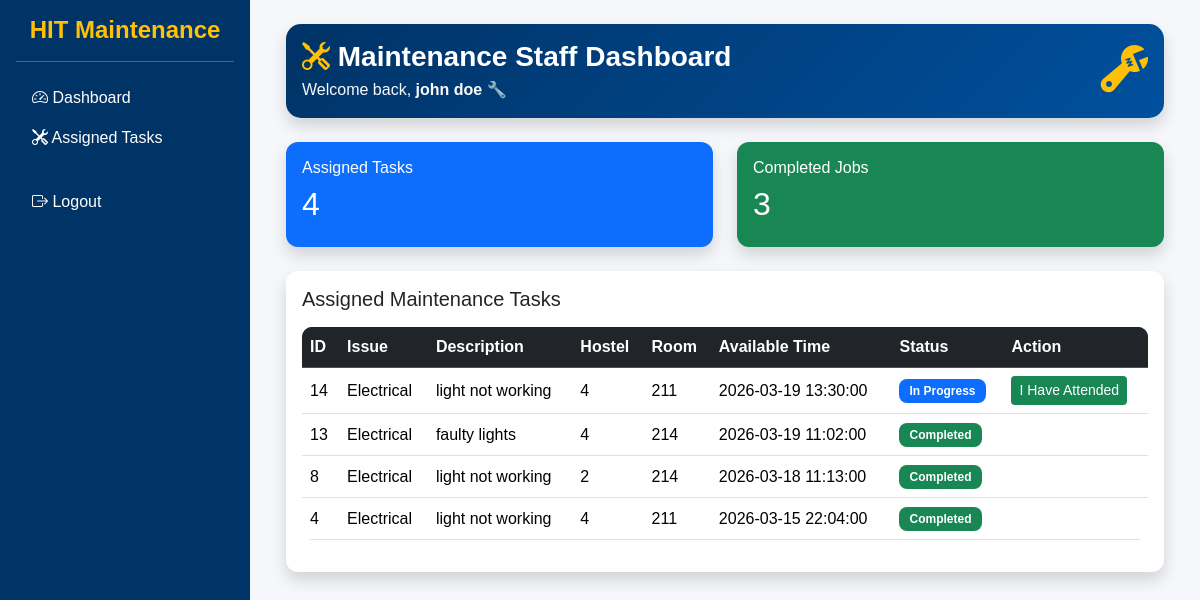
Before: /hostel-maintenance-portal/staff/dashboard.php (signed in) with the older database file.
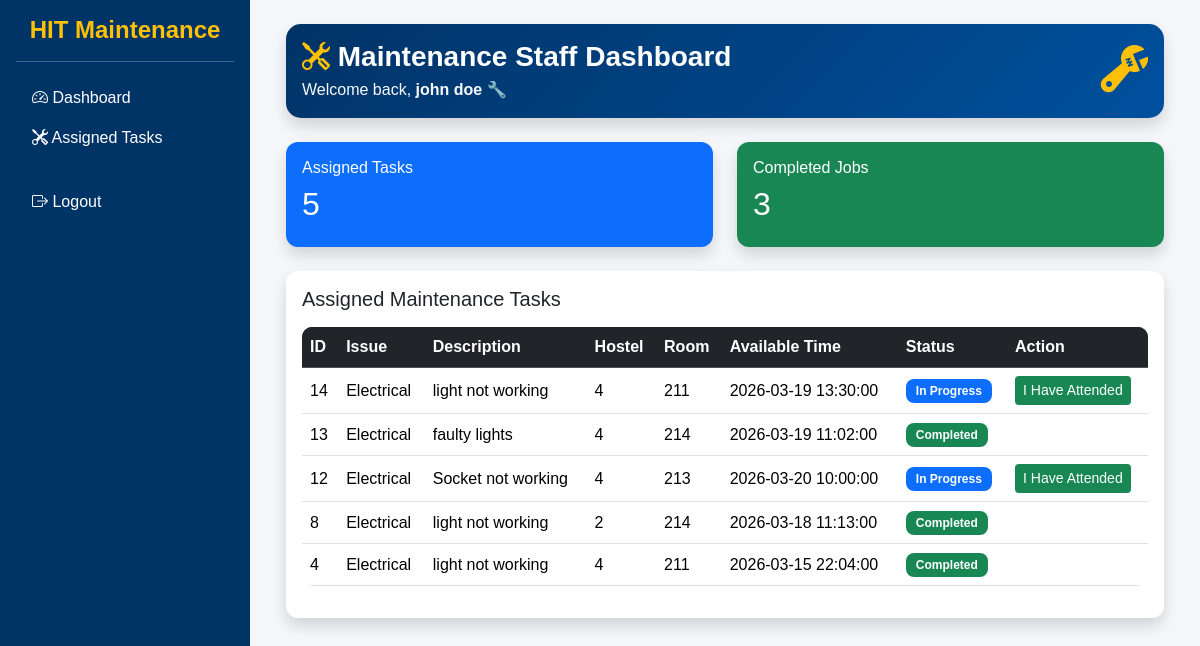
After: the same page with the newer database file.
### tables this page shows
CREATE TABLE `requests` (
  `id` int(11) NOT NULL,
  `student_id` int(11) DEFAULT NULL,
  `issue_type_id` int(11) DEFAULT NULL,
  `hostel` varchar(50) DEFAULT NULL,
  `room` varchar(20) DEFAULT NULL,
  `description` text DEFAULT NULL,
  `available_time` datetime DEFAULT NULL,
  `status` enum('pending','in_progress','completed') DEFAULT 'pending',
  `assigned_staff` int(11) DEFAULT NULL,
  `created_at` timestamp NOT NULL DEFAULT current_timestamp(),
  `technician_arrived` tinyint(1) DEFAULT NULL,
  `rating` int(11) DEFAULT NULL
);

CREATE TABLE `issue_types` (
  `id` int(11) NOT NULL,
  `issue_name` varchar(50) DEFAULT NULL
);

### hostel-maintenance-portal/staff/dashboard.php (the view, shortened to what this page needs)
<?php
require_once(__DIR__ . "/../config/database.php");
$user_id = $_SESSION['user_id'];
$staff_query = "SELECT * FROM staff WHERE user_id='$user_id'";
$staff_result = $conn->query($staff_query);
$staff = $staff_result->fetch_assoc();
$staff_id = $staff['id'];
$sql = "SELECT requests.*, issue_types.issue_name
        FROM requests
        JOIN issue_types ON requests.issue_type_id = issue_types.id
        WHERE assigned_staff='$staff_id'
        ORDER BY created_at DESC";
$result = $conn->query($sql);
$completed_tasks = $conn->query("SELECT COUNT(*) AS total
                                 FROM requests
                                 WHERE assigned_staff='$staff_id'
                                 AND status='completed'")
                         ->fetch_assoc()['total'];
?>
<?php include("../includes/header.php"); ?>
<?php include("../includes/sidebar.php"); ?>
<div class="container-fluid">
<div class="card shadow border-0 mb-4 text-white"
style="background: linear-gradient(135deg, #003366, #00509E); border-radius:15px;">
<div class="card-body d-flex justify-content-between align-items-center">
<div>
<h3 class="mb-1 fw-bold text-white">
    <i class="bi bi-tools text-warning"></i> Maintenance Staff Dashboard
</h3>
<p class="mb-0 text-light">
Welcome back, <strong><?php echo $_SESSION['name']; ?></strong> 🔧
</p>
</div>
<i class="bi bi-wrench-adjustable display-5 text-warning"></i>
</div>
</div>
<div class="row g-4 mb-4">
<div class="col-md-6">
<div class="card bg-primary text-white shadow border-0">
<div class="card-body">
<h6>Assigned Tasks</h6>
<h2><?php echo $result->num_rows; ?></h2>
</div>
</div>
</div>
<div class="col-md-6">
<div class="card bg-success text-white shadow border-0">
<div class="card-body">
<h6>Completed Jobs</h6>
<h2><?php echo $completed_tasks; ?></h2>
</div>
</div>
</div>
</div>
<div class="card shadow border-0">
<div class="card-body">
<h5 class="mb-3">Assigned Maintenance Tasks</h5>
<div class="table-responsive">
<table class="table table-hover align-middle">
<thead class="table-dark">
<tr>
<th>ID</th>
<th>Issue</th>
<th>Description</th>
<th>Hostel</th>
<th>Room</th>
<th>Available Time</th>
<th>Status</th>
<th>Action</th>
</tr>
</thead>
<tbody>
<?php
if($result->num_rows > 0){
while($row = $result->fetch_assoc()){
?>
<tr>
<td><?php echo $row['id']; ?></td>
<td><?php echo $row['issue_name']; ?></td>
<td><?php echo $row['description']; ?></td>
<td><?php echo $row['hostel']; ?></td>
<td><?php echo $row['room']; ?></td>
<td><?php echo $row['available_time']; ?></td>
<td>
<?php
if($row['status'] == "pending"){
echo "<span class='badge bg-warning'>Pending</span>";
}
elseif($row['status'] == "in_progress"){
echo "<span class='badge bg-primary'>In Progress</span>";
}
else{
echo "<span class='badge bg-success'>Completed</span>";
}
?>
</td>
<td>
<?php
if($row['status'] == "in_progress"){
?>
<a href="mark_attended.php?id=<?php echo $row['id']; ?>"
class="btn btn-success btn-sm">
I Have Attended
</a>
<?php
}
?>
</td>
</tr>
<?php
}
}else{
echo "<tr><td colspan='8' class='text-center'>No tasks assigned</td></tr>";
}
?>
</tbody>
</table>
</div>
</div>
</div>
</div>
<?php include("../includes/sidebar_end.php"); ?>
<?php include("../includes/footer.php"); ?>

Changed rows visible on the page:
now on this page (row edited): requests: id "12", issue_type.issue_name "Electrical", description "Socket not working", hostel "4", room "213", available_time "2026-03-20 10:00:00", status "In Progress"
Other visible differences:
$result->num_rows: "4" → "5"
